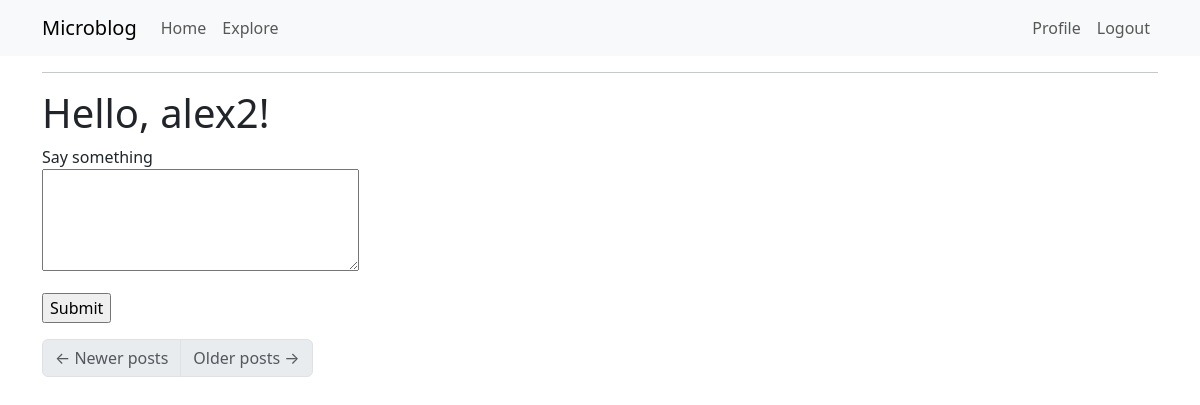
The page /index (signed in) on the database as committed earlier.
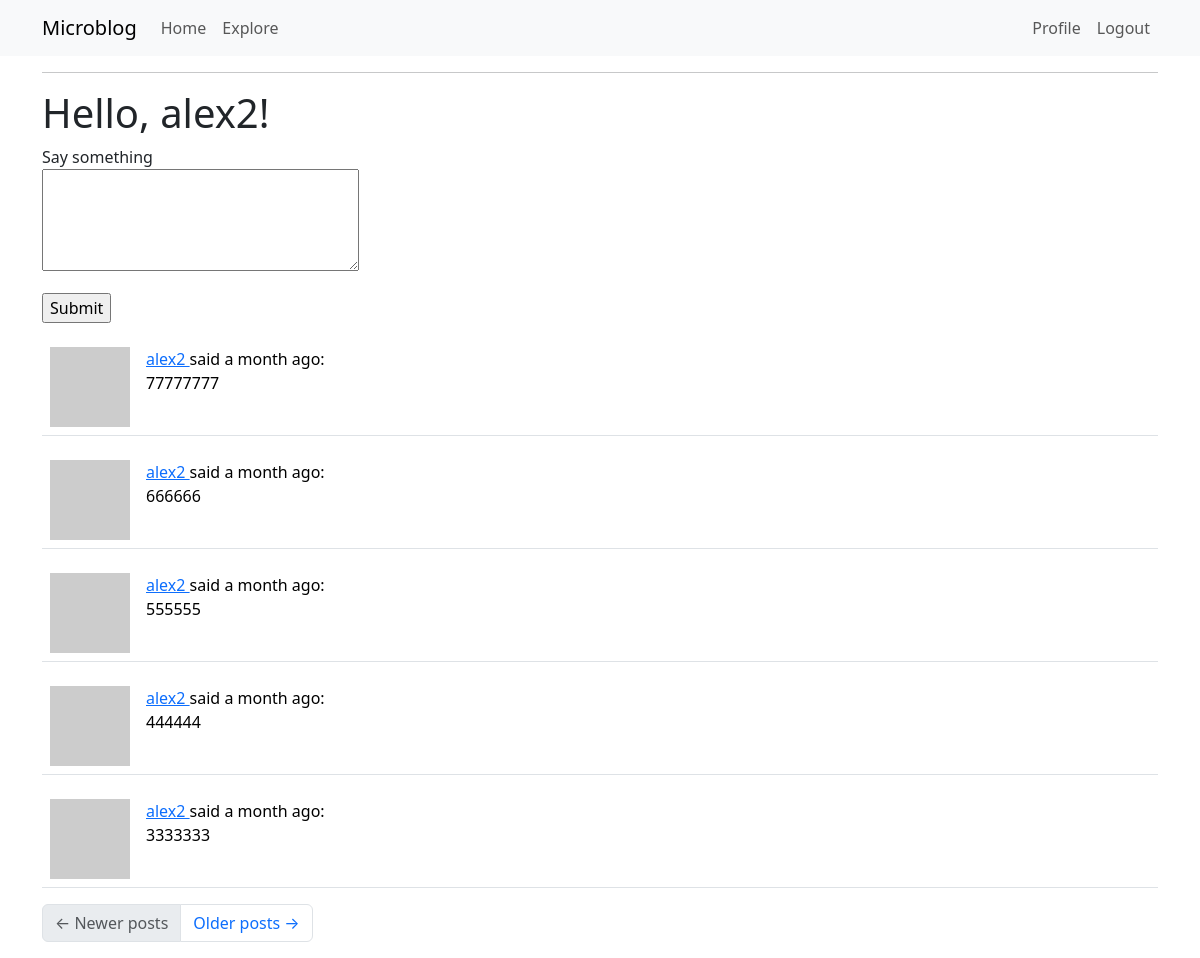
The same page on the database as committed later.
### app/models.py (models this page shows, shortened)
class User(UserMixin, db.Model):
    id = db.Column(db.Integer, primary_key=True)
    username = db.Column(db.String(64), index=True, unique=True)
    email = db.Column(db.String(120), index=True, unique=True)
    password_hash = db.Column(db.String(128))
    posts = db.relationship('Post', backref='author', lazy='dynamic')
    about_me = db.Column(db.String(140))
    last_seen = db.Column(db.DateTime, default=datetime.utcnow)
    followed = db.relationship(
        'User', secondary=followers,
        primaryjoin=(followers.c.follower_id == id),
        secondaryjoin=(followers.c.followed_id == id),
        backref=db.backref('followers', lazy='dynamic'), lazy='dynamic')
    def followed_posts(self):
        followed = Post.query.join(
            followers, (followers.c.followed_id == Post.user_id)).filter(
                followers.c.follower_id == self.id)
        own = Post.query.filter_by(user_id=self.id)
        return followed.union(own).order_by(Post.timestamp.desc())
    def avatar(self, size):
        digest = md5(self.email.lower().encode('utf-8')).hexdigest()
        return 'https://www.gravatar.com/avatar/{}?d=identicon&s={}'.format(
            digest, size)

class Post(db.Model):
    id = db.Column(db.Integer, primary_key=True)
    body = db.Column(db.String(140))
    timestamp = db.Column(db.DateTime, index=True, default=datetime.utcnow)
    user_id = db.Column(db.Integer, db.ForeignKey('user.id'))

### app/routes.py (the view)
@app.route('/', methods=['GET', 'POST'])
@app.route('/index', methods=['GET', 'POST'])
@login_required
def index():
    form = PostForm()
    if form.validate_on_submit():
        post = Post(body=form.post.data, author=current_user)
        db.session.add(post)
        db.session.commit()
        flash('Your post is now live!')
        return redirect(url_for('index'))
    page = request.args.get('page', 1, type=int)
    posts = current_user.followed_posts().paginate(
        page=page, per_page=app.config['POSTS_PER_PAGE'], error_out=False)
    next_url = url_for('index', page=posts.next_num) \
        if posts.has_next else None
    prev_url = url_for('index', page=posts.prev_num) \
        if posts.has_prev else None
    return render_template('index.html', title = 'Home', user = current_user, form=form, posts=posts.items,
                           next_url=next_url, prev_url=prev_url)

### app/forms.py
class PostForm(FlaskForm):
    post = TextAreaField('Say something', validators=[
        DataRequired(), Length(min=1, max=140)])
    submit = SubmitField('Submit')

### app/models.py (called while the page is built)
@login.user_loader
def load_user(id):
    return User.query.get(int(id))

### app/routes.py (called while the page is built)
@app.before_request
def before_request():
    if current_user.is_authenticated:
        current_user.last_seen = datetime.utcnow()
        db.session.commit()

### app/templates/index.html (shortened to what this page needs)
{% extends "base.html" %}
{% block content %}
    <h1>Hello, {{ user.username }}!</h1>
    {% if form %}
    <form action="" method="post">
        <p>
            {{ form.post.label }}<br>
            {{ form.post(cols=32, rows=4) }}<br>
        </p>
        <p>{{ form.submit() }}</p>
    </form>
    {% endif %}
    {% for post in posts %}
        {% include '_post.html' %}
    {% endfor %}
    <nav aria-label="Post navigation">
        <ul class="pagination">
            <li class="page-item{% if not prev_url %} disabled{% endif %}">
                <a class="page-link" href="{{ prev_url }}">
                    <span aria-hidden="true">&larr;</span> Newer posts
                </a>
            </li>
            <li class="page-item{% if not next_url %} disabled{% endif %}">
                <a class="page-link" href="{{ next_url }}">
                    Older posts <span aria-hidden="true">&rarr;</span>
                </a>
            </li>
        </ul>
    </nav>
{% endblock %}

### app/templates/base.html (shortened to what this page needs)
<!DOCTYPE html>
<html lang="en">
<head>
        <link
        href="https://cdn.jsdelivr.net/npm/bootstrap@5.3.2/dist/css/bootstrap.min.css"
        rel="stylesheet"
>
</head>
<body>
    <nav class="navbar navbar-expand-lg bg-body-tertiary">
      <div class="container">
            <a class="navbar-brand" href="{{ url_for('index') }}">Microblog</a>
            <div class="collapse navbar-collapse" id="navbarSupportedContent">
                <ul class="navbar-nav me-auto mb-2 mb-lg-0">
                 <li class="nav-item">
                    <a class="nav-link" aria-current="page" href="{{ url_for('index') }}">Home</a>
                </li>
                <li class="nav-item">
                  <a class="nav-link" aria-current="page" href="{{ url_for('explore') }}">Explore</a>
                </li>
                </ul>
            <ul class="navbar-nav mb-2 mb-lg-0">
            {% if current_user.is_anonymous %}
                <li class="nav-item">
                    <a class="nav-link" aria-current="page" href="{{ url_for('login') }}">Login</a>
                </li>
            {% else %}
            <li class="nav-item">
              <a class="nav-link" aria-current="page" href="{{ url_for('user', username=current_user.username) }}">Profile</a>
            </li>
            <li class="nav-item">
              <a class="nav-link" aria-current="page" href="{{ url_for('logout') }}">Logout</a>
            </li>
            {% endif %}
            </ul>
            </div>
        </div>
    </nav>
     <div class="container mt-3">
    <hr>
    {% block content %}
    {% endblock %}
     </div>
</body>
</html>

### app/templates/_post.html
    <table class="table table-hover">
        <tr>
            <td width="70px">
                <a href="{{ url_for('user', username=post.author.username) }}">
                    <img src="{{ post.author.avatar(70) }}" />
                </a>
            </td>
            <td>
                <a href="{{ url_for('user', username=post.author.username) }}">
                    {{ post.author.username }}
                </a>
                said {{ moment(post.timestamp).fromNow() }}:
                <br>
                {{ post.body }}
            </td>
        </tr>
    </table>

Rows that differ between the two databases and show on the page:
added Post: author.username "alex2", timestamp "a month ago", body "77777777"
added Post: author.username "alex2", timestamp "a month ago", body "666666"
added Post: author.username "alex2", timestamp "a month ago", body "555555"
added Post: author.username "alex2", timestamp "a month ago", body "444444"
added Post: author.username "alex2", timestamp "a month ago", body "3333333"
